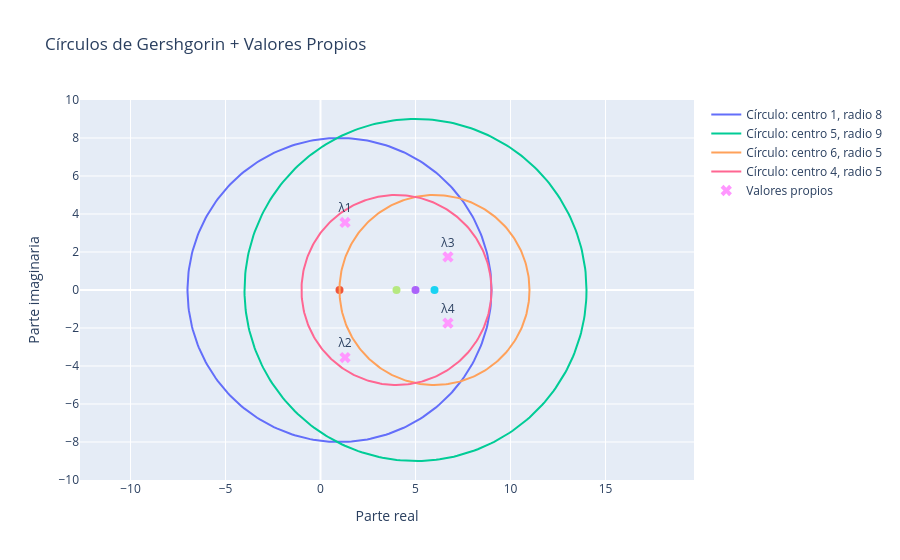

The notebook cell this image was saved under:
### Code cell
import numpy as np
import plotly.graph_objects as go

# ---------------------------
# Matriz
# ---------------------------
A = np.array([
    [1, 3, -1, 4],
    [2, 5, 0, -7],
    [3, -1, 6, 1],
    [0, 2, 3, 4]
])

# Valores propios
valores_propios = np.linalg.eigvals(A)

# ---------------------------
# Círculos de Gershgorin
# ---------------------------
centros = [1, 5, 6, 4]
radios = [8, 9, 5, 5]

fig = go.Figure()
theta = np.linspace(0, 2*np.pi, 300)

# Dibujar círculos
for c, r in zip(centros, radios):
    x = c + r * np.cos(theta)
    y = r * np.sin(theta)

    fig.add_trace(go.Scatter(
        x=x,
        y=y,
        mode='lines',
        name=f"Círculo: centro {c}, radio {r}"
    ))

    # Centro
    fig.add_trace(go.Scatter(
        x=[c],
        y=[0],
        mode='markers',
        marker=dict(size=8),
        showlegend=False
    ))

# ---------------------------
# Valores propios (plano complejo)
# ---------------------------
fig.add_trace(go.Scatter(
    x=valores_propios.real,
    y=valores_propios.imag,
    mode='markers+text',
    marker=dict(size=10, symbol='x'),
    text=[f"λ{i+1}" for i in range(len(valores_propios))],
    textposition="top center",
    name="Valores propios"
))

# ---------------------------
# Layout
# ---------------------------
fig.update_layout(
    title="Círculos de Gershgorin + Valores Propios",
    xaxis_title="Parte real",
    yaxis_title="Parte imaginaria",
    yaxis_scaleanchor="x"
)

# Mostrar
fig.show()

# Guardar imagen
ruta = r"C:\Users\marco\Downloads\circulos_de_gershgorin_con_eigenvalores.png"
fig.write_image(ruta)

print("Valores propios:", valores_propios)
print(f"Imagen guardada en: {ruta}")

### Figure 1 — Plotly figure (JSON) as saved in the notebook; plotly's stock layout.template omitted (floating-point values rounded to 4 significant figures; data arrays with more than 128 entries replaced by an {"elided": "..."} marker saying what was removed)
{"data": [{"mode": "lines", "name": "Círculo: centro 1, radio 8", "type": "scatter", "x": {"elided": "300 float values"}, "y": {"elided": "300 float values"}}, {"marker": {"size": 8}, "mode": "markers", "showlegend": false, "type": "scatter", "x": [1], "y": [0]}, {"mode": "lines", "name": "Círculo: centro 5, radio 9", "type": "scatter", "x": {"elided": "300 float values"}, "y": {"elided": "300 float values"}}, {"marker": {"size": 8}, "mode": "markers", "showlegend": false, "type": "scatter", "x": [5], "y": [0]}, {"mode": "lines", "name": "Círculo: centro 6, radio 5", "type": "scatter", "x": {"elided": "300 float values"}, "y": {"elided": "300 float values"}}, {"marker": {"size": 8}, "mode": "markers", "showlegend": false, "type": "scatter", "x": [6], "y": [0]}, {"mode": "lines", "name": "Círculo: centro 4, radio 5", "type": "scatter", "x": {"elided": "300 float values"}, "y": {"elided": "300 float values"}}, {"marker": {"size": 8}, "mode": "markers", "showlegend": false, "type": "scatter", "x": [4], "y": [0]}, {"marker": {"size": 10, "symbol": "x"}, "mode": "markers+text", "name": "Valores propios", "text": ["λ1", "λ2", "λ3", "λ4"], "textposition": "top center", "type": "scatter", "x": [1.292, 1.292, 6.708, 6.708], "y": [3.554, -3.554, 1.742, -1.742]}], "layout": {"title": {"text": "Círculos de Gershgorin + Valores Propios"}, "xaxis": {"title": {"text": "Parte real"}}, "yaxis": {"scaleanchor": "x", "title": {"text": "Parte imaginaria"}}}}
